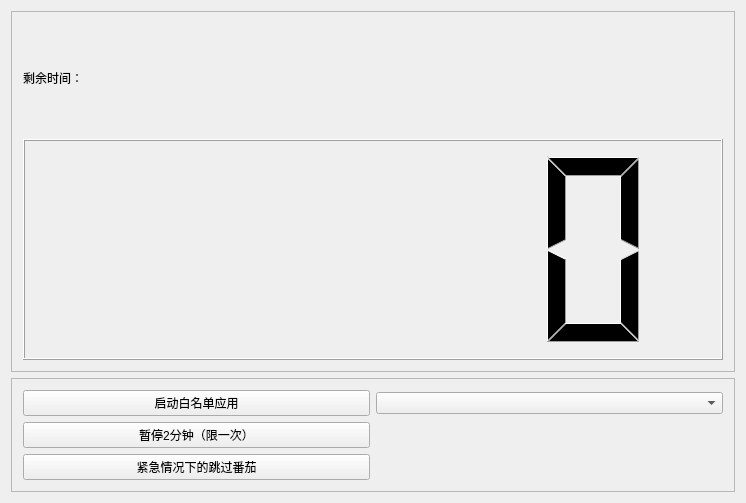
<?xml version="1.0" encoding="UTF-8"?>
<ui version="4.0">
 <class>LockWidgetClass</class>
 <widget class="QWidget" name="LockWidgetClass">
  <property name="geometry">
   <rect>
    <x>0</x>
    <y>0</y>
    <width>746</width>
    <height>503</height>
   </rect>
  </property>
  <property name="windowTitle">
   <string>锁机窗口</string>
  </property>
  <property name="windowIcon">
   <iconset resource="QTTODO.qrc">
    <normaloff>:/QTTODO/tomato_Icon~1.ico</normaloff>:/QTTODO/tomato_Icon~1.ico</iconset>
  </property>
  <layout class="QVBoxLayout" name="verticalLayout">
   <item>
    <widget class="QFrame" name="frame">
     <property name="frameShape">
      <enum>QFrame::Shape::StyledPanel</enum>
     </property>
     <property name="frameShadow">
      <enum>QFrame::Shadow::Raised</enum>
     </property>
     <layout class="QVBoxLayout" name="verticalLayout_2" stretch="1,2">
      <item>
       <widget class="QLabel" name="label">
        <property name="text">
         <string>剩余时间：</string>
        </property>
       </widget>
      </item>
      <item>
       <widget class="QLCDNumber" name="timeLCD"/>
      </item>
     </layout>
    </widget>
   </item>
   <item>
    <widget class="QFrame" name="frame_2">
     <property name="frameShape">
      <enum>QFrame::Shape::StyledPanel</enum>
     </property>
     <property name="frameShadow">
      <enum>QFrame::Shadow::Raised</enum>
     </property>
     <layout class="QGridLayout" name="gridLayout">
      <item row="0" column="0">
       <widget class="QPushButton" name="whiteexeButton">
        <property name="text">
         <string>启动白名单应用</string>
        </property>
       </widget>
      </item>
      <item row="1" column="0">
       <widget class="QPushButton" name="pauseButton">
        <property name="text">
         <string>暂停2分钟（限一次）</string>
        </property>
       </widget>
      </item>
      <item row="0" column="1">
       <widget class="QComboBox" name="appCbox"/>
      </item>
      <item row="2" column="0">
       <widget class="QPushButton" name="skipButton">
        <property name="text">
         <string>紧急情况下的跳过番茄</string>
        </property>
       </widget>
      </item>
     </layout>
    </widget>
   </item>
  </layout>
 </widget>
 <layoutdefault spacing="6" margin="11"/>
 <resources>
  <include location="QTTODO.qrc"/>
 </resources>
 <connections/>
</ui>
